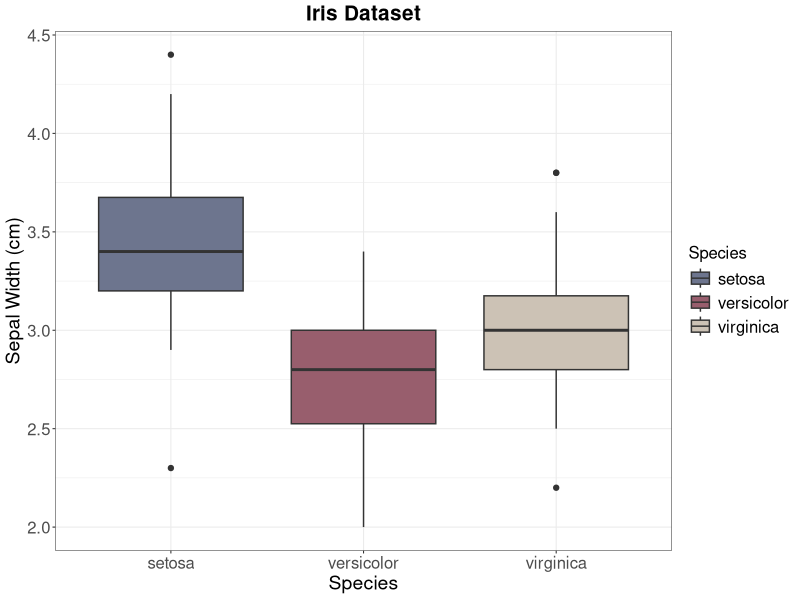
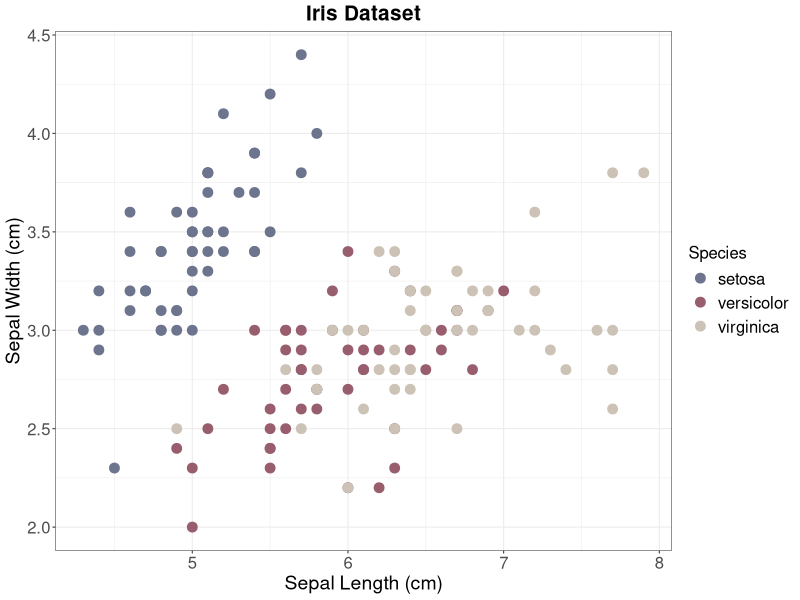
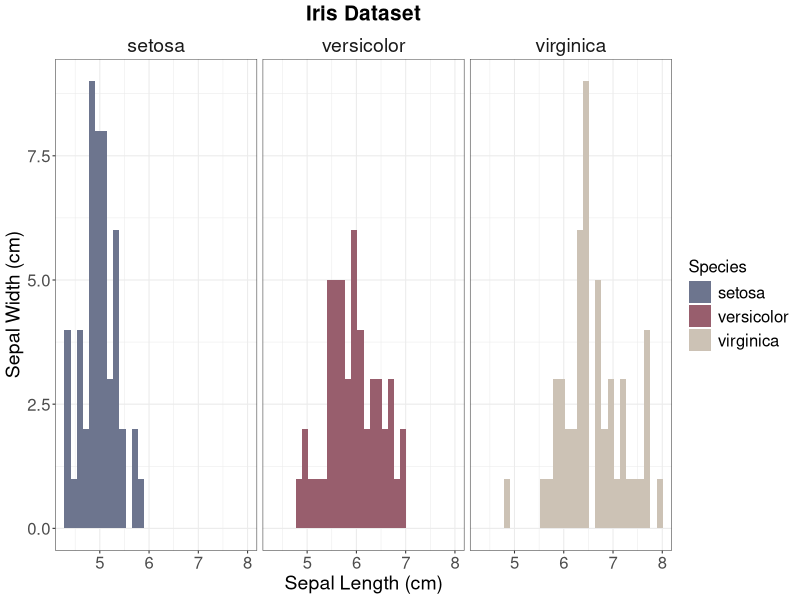
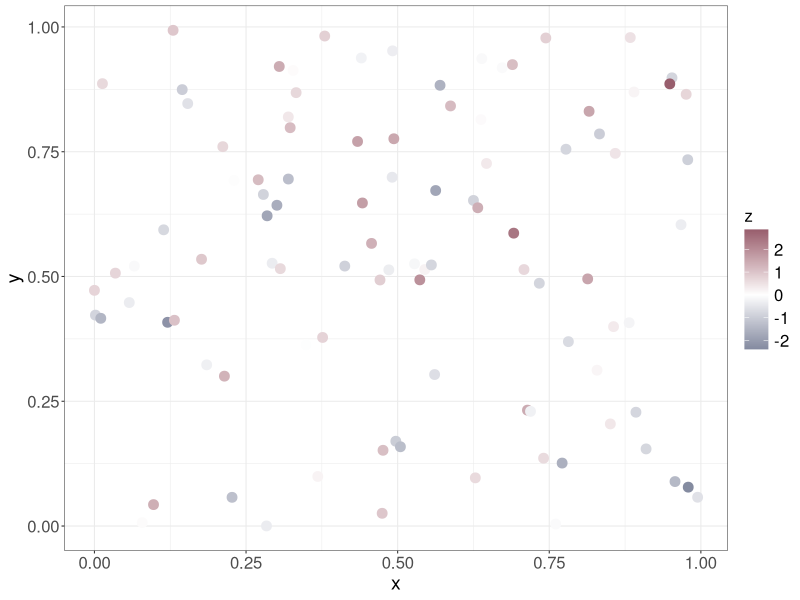
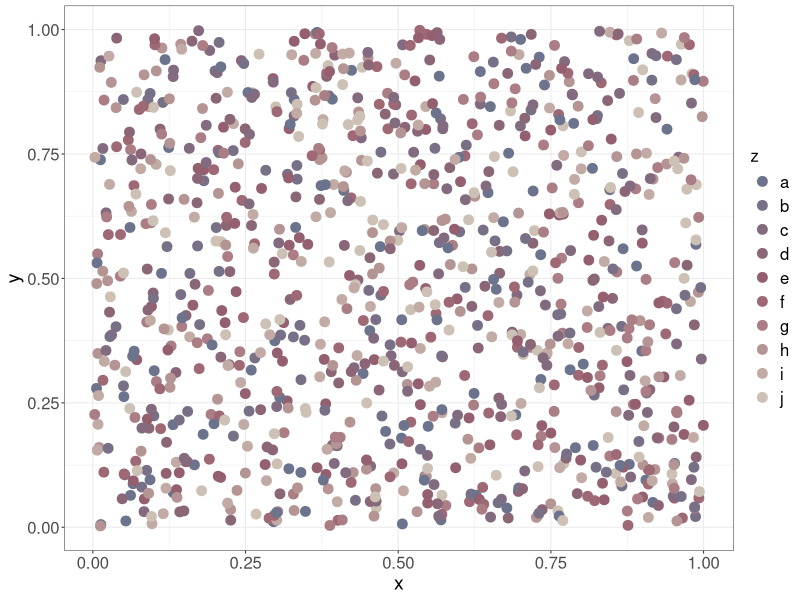

Recreate these plots in R, in order.
## ---- chunk 1
library(ggplot2)
## ---- chunk 2
customColours <- c("#6d758e", "#985e6d", "#ccc2b5")
## ---- chunk 3
customTheme <- function(base_size=8, base_family="sans", type=NULL){
  
  # set up the colour arguments for the selected scale.
  l <-list()
  if (type == "fill"){
    arg <- "scale_fill_manual"
    l[["values"]]<-customColours
  } 
  if (type == "colour"){
    arg <- "scale_colour_manual"
    l[["values"]]<-customColours
  }
  if (type == "gradient2"){
    arg <- "scale_colour_gradient2"
    l[["low"]]<-customColours[1]
    l[["high"]]<-customColours[2]
    l[["na.value"]]<-"grey50"
    l[["guide"]]<-"colourbar"
  }
  
  # pass the scale arguments to the list that holds the adapted black/ white theme.  
  list(theme_bw(base_size = base_size, base_family = base_family) +
         theme(axis.text = element_text(size = 12),
               axis.title = element_text(size = 14),
               plot.title = element_text(size = 15, hjust=0.5, face = "bold"),
               strip.background = element_rect(colour = "white", fill="#FFFFFF"),
               strip.text.x = element_text(size = 14),
               strip.text.y = element_text(size = 14),
               legend.text = element_text(size = 12),
               legend.title = element_text(size = 12)), 
       do.call(arg, args=l))
}
## ---- chunk 4
boxPlot <- ggplot(iris, aes(x=Species, y=Sepal.Width, fill=Species)) +
  geom_boxplot() + 
  labs(x="Species", y="Sepal Width (cm)", fill="Species", title="Iris Dataset") +
  customTheme(type="fill") 
boxPlot
## ---- chunk 5
scatterPlot <- ggplot(iris, aes(x=Sepal.Length, y=Sepal.Width, colour=Species)) + 
  geom_point(size=3) + 
  labs(x="Sepal Length (cm)", y="Sepal Width (cm)", colour="Species", title="Iris Dataset") +
  customTheme(type="colour") 
scatterPlot
## ---- chunk 6
histo <- ggplot(iris, aes(Sepal.Length, fill=Species)) + 
  geom_histogram() + 
  facet_grid(. ~ Species) +
  labs(x="Sepal Length (cm)", y="Sepal Width (cm)", fill="Species", title="Iris Dataset") +
  customTheme(type="fill") 
histo
## ---- chunk 7
dat <- data.frame(
  x = runif(100),
  y = runif(100),
  z = rnorm(100)
)

scatterPlot2 <- ggplot(dat, aes(x, y, colour=z)) +
  geom_point(size=3) +
  customTheme(type="gradient2") 
scatterPlot2
## ---- chunk 8
customThemeCol <- function(base_size = 8, base_family = "sans", type=NULL, nCol=3){
  
  # set up the number of colours here.  
  if (nCol != 3) {
    customColours <-  colorRampPalette(c("#6d758e", "#985e6d", "#ccc2b5"), space = "Lab")(nCol)
  } else {
    customColours <-  c("#6d758e", "#985e6d", "#ccc2b5")
  }
  
  # set up the other arguments for the selected scale.
  l <-list()
  if (type == "fill"){
    arg <- "scale_fill_manual"
    l[["values"]]<-customColours
  } 
  if (type == "colour"){
    arg <- "scale_colour_manual"
    l[["values"]]<-customColours
  }
  if (type == "gradient2"){
    arg <- "scale_colour_gradient2"
    l[["low"]]<-customColours[1]
    l[["high"]]<-customColours[2]
    l[["na.value"]]<-"grey50"
    l[["guide"]]<-"colourbar"
  }
  
  # pass the scale arguments to the list that holds the adapted black/ white theme.    
  list(theme_bw(base_size = base_size, base_family = base_family) +
         theme(axis.text = element_text(size = 12),
               axis.title = element_text(size = 14),
               plot.title = element_text(size = 15, hjust=0.5, face = "bold"),
               strip.background = element_rect(colour = "white", fill="#FFFFFF"),
               strip.text.x = element_text(size = 14),
               strip.text.y = element_text(size = 14),
               legend.text = element_text(size = 12),
               legend.title = element_text(size = 12)), 
       do.call(arg, args=l))
}
## ---- chunk 9
nFLev <- 10
dat <- data.frame(x=runif(1000), y=runif(1000), z=rep(letters[1:nFLev], 100))

scatterPlot3 <- ggplot(dat, aes(x, y, colour=z)) + 
  geom_point(size=3) +
  customThemeCol(type="colour", nCol=nFLev) 
scatterPlot3
